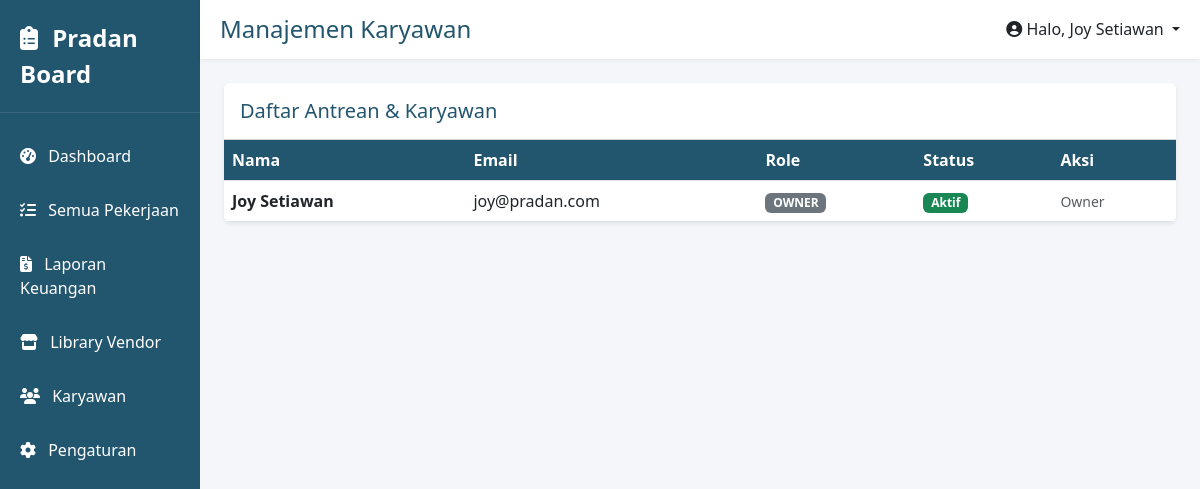
The app's page /karyawan (signed in), older data.
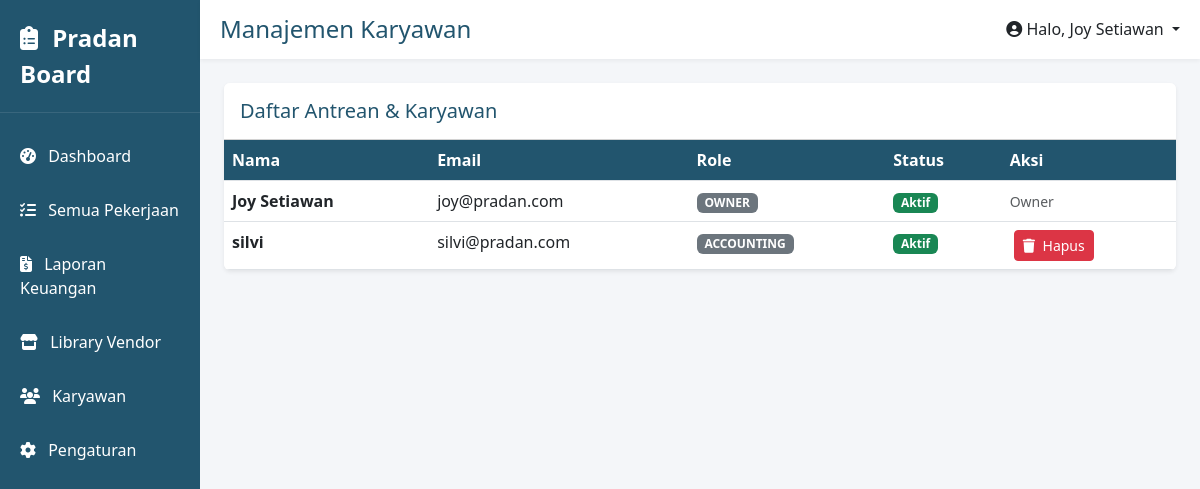
The same page, newer data.
### models.py (models this page shows)
class User(db.Model):
    id = db.Column(db.Integer, primary_key=True)
    name = db.Column(db.String(100), nullable=False)
    email = db.Column(db.String(120), unique=True, nullable=False)
    password = db.Column(db.String(200), nullable=False)
    role = db.Column(db.String(20), nullable=False)
    is_approved = db.Column(db.Boolean, default=False)

### app.py (the view)
@app.route('/karyawan')
def karyawan():
    user = get_current_user()
    if not user: return redirect(url_for('login'))
    return render_template('karyawan.html', semua_user=User.query.all())

### app.py (called while the page is built)
def get_current_user():
    user_id = session.get('user_id')
    if user_id: return db.session.get(User, user_id)
    return None

@app.context_processor
def inject_user():
    return dict(user=get_current_user(), User=User)

### templates/karyawan.html (shortened to what this page needs)
{% extends "base.html" %}
{% block page_title %}Manajemen Karyawan{% endblock %}
{% block content %}
<div class="card border-0 shadow-sm overflow-hidden">
    <div class="card-header bg-white py-3">
        <h5 class="m-0 font-weight-bold" style="color: var(--pradan-blue);">Daftar Antrean & Karyawan</h5>
    </div>
    <div class="card-body p-0">
        <table class="table table-hover table-custom m-0">
            <thead>
                <tr>
                    <th>Nama</th>
                    <th>Email</th>
                    <th>Role</th>
                    <th>Status</th>
                    <th>Aksi</th>
                </tr>
            </thead>
            <tbody>
                {% for u in semua_user %}
                <tr>
                    <td><strong>{{ u.name }}</strong></td>
                    <td>{{ u.email }}</td>
                    <td><span class="badge bg-secondary">{{ u.role.upper() }}</span></td>
                    <td>
                        {% if u.is_approved %}
                            <span class="badge bg-success">Aktif</span>
                        {% else %}
                            <span class="badge bg-warning text-dark">Menunggu Approval</span>
                        {% endif %}
                    </td>
                    <td>
                        {% if u.role != 'owner' and user.role == 'owner' %}
                            <a href="{{ url_for('delete_user', user_id=u.id) }}" class="btn btn-sm btn-danger ms-1" onclick="return confirm('Apakah Anda yakin ingin menghapus akun ini? Akun tersebut harus registrasi ulang jika ingin masuk kembali.')">
                                <i class="fas fa-trash me-1"></i> Hapus
                            </a>
                        {% elif u.role == 'owner' %}
                            <span class="text-muted small">Owner</span>
                        {% endif %}
                    </td>
                </tr>
                {% endfor %}
            </tbody>
        </table>
    </div>
</div>
{% endblock %}

### templates/base.html (shortened to what this page needs)
<!DOCTYPE html>
<html lang="id">
<head>
    <link href="https://cdn.jsdelivr.net/npm/bootstrap@5.3.0/dist/css/bootstrap.min.css" rel="stylesheet">
    <link rel="stylesheet" href="https://cdnjs.cloudflare.com/ajax/libs/font-awesome/6.4.0/css/all.min.css">
</head>
<body>
<div class="container-fluid">
    <div class="row">
        <div class="col-md-2 p-0 sidebar d-none d-md-block">
            <div class="brand"><i class="fas fa-clipboard-list me-2"></i> Pradan Board</div>
            <div class="mt-3">
                <a href="{{ url_for('home') }}"><i class="fas fa-tachometer-alt me-2"></i> Dashboard</a>
                <a href="{{ url_for('semuapekerjaan') }}"><i class="fas fa-tasks me-2"></i> Semua Pekerjaan</a>
                {% if user and user.role in ['accounting', 'owner'] %}
                <a href="{{ url_for('accounting_sheet') }}"><i class="fas fa-file-invoice-dollar me-2"></i> Laporan Keuangan</a>
                {% endif %}
                <a href="{{ url_for('vendor') }}"><i class="fas fa-store me-2"></i> Library Vendor</a>
                <a href="{{ url_for('karyawan') }}"><i class="fas fa-users me-2"></i> Karyawan</a>
                <a href="{{ url_for('pengaturan') }}"><i class="fas fa-cog me-2"></i> Pengaturan</a>
            </div>
        </div>
        <div class="col-md-10 p-0">
            <div class="topbar d-flex justify-content-between align-items-center">
                <h4 class="m-0" style="color: var(--pradan-blue);">{% block page_title %}{% endblock %}</h4>
                <div class="dropdown">
                    <a class="text-dark text-decoration-none dropdown-toggle" href="#" role="button" data-bs-toggle="dropdown">
                        <i class="fas fa-user-circle"></i> Halo, {% if user %}{{ user.name }}{% endif %}
                    </a>
                </div>
            </div>
            <div class="p-4">
                {% block content %}{% endblock %}
            </div>
        </div>
    </div>
</div>
</body>
</html>

Row changes from the older to the newer data that the page shows:
added User: name "silvi", email "silvi@pradan.com", role "ACCOUNTING", is_approved "Aktif"
